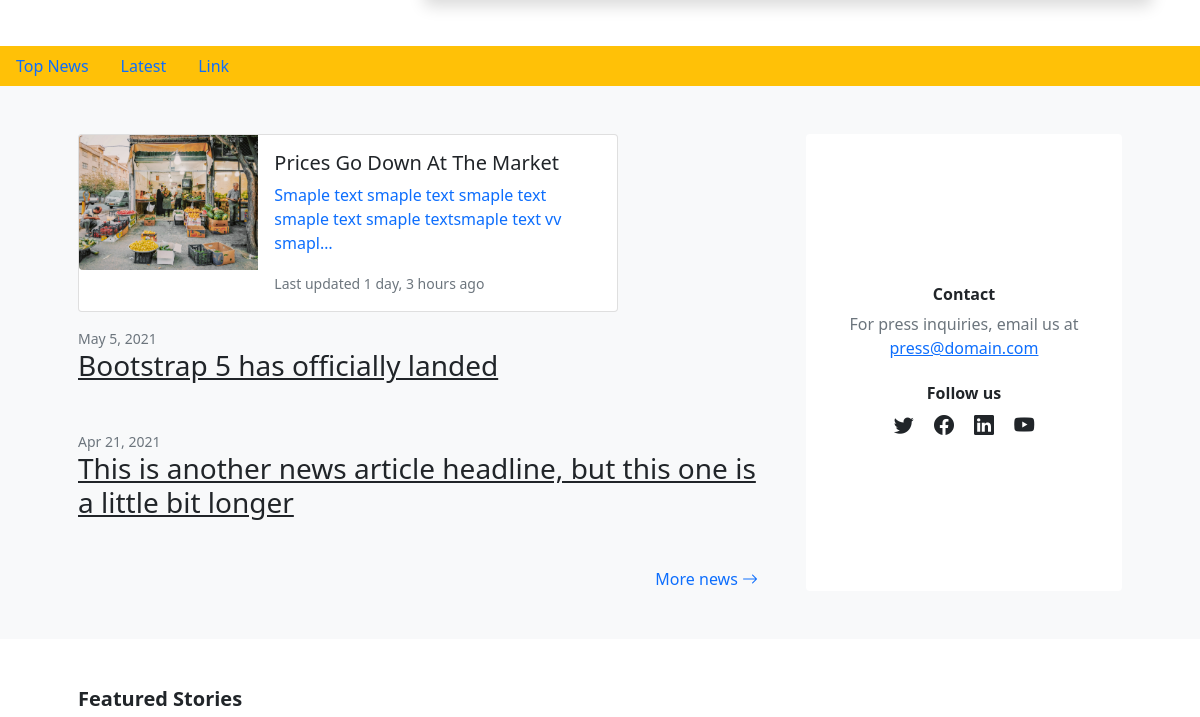
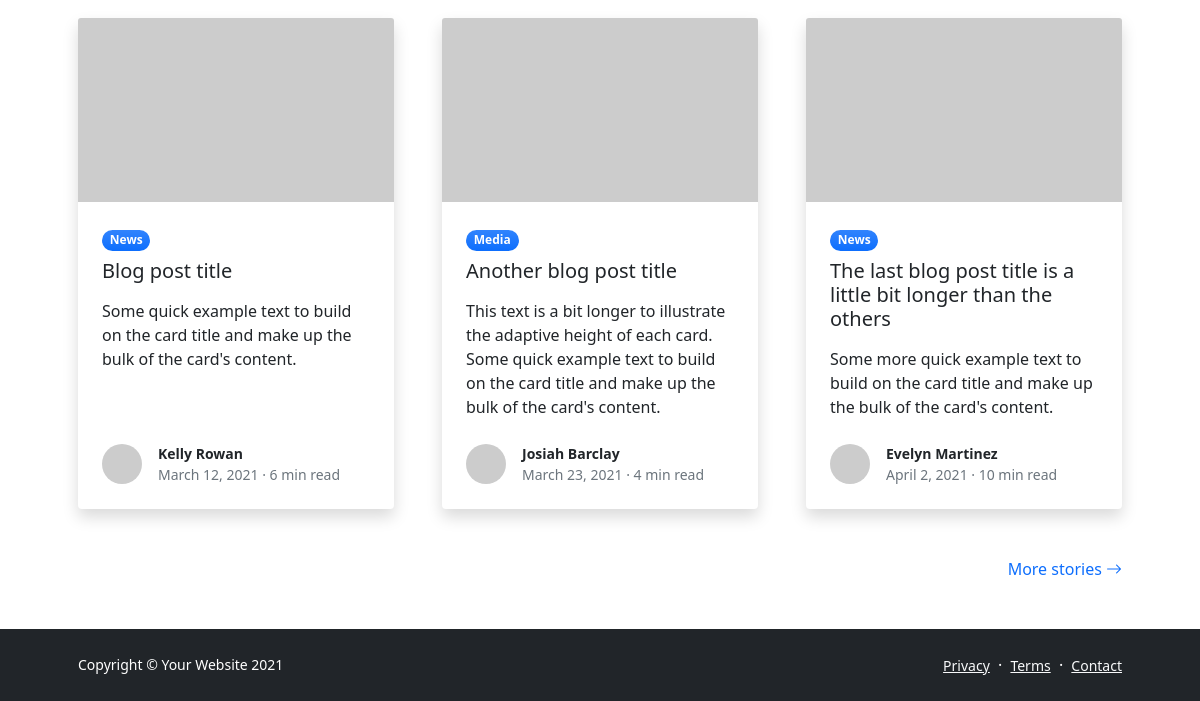
Page /users/source/admin/ (lower part) on the earlier database version (2 pictures, top to bottom).
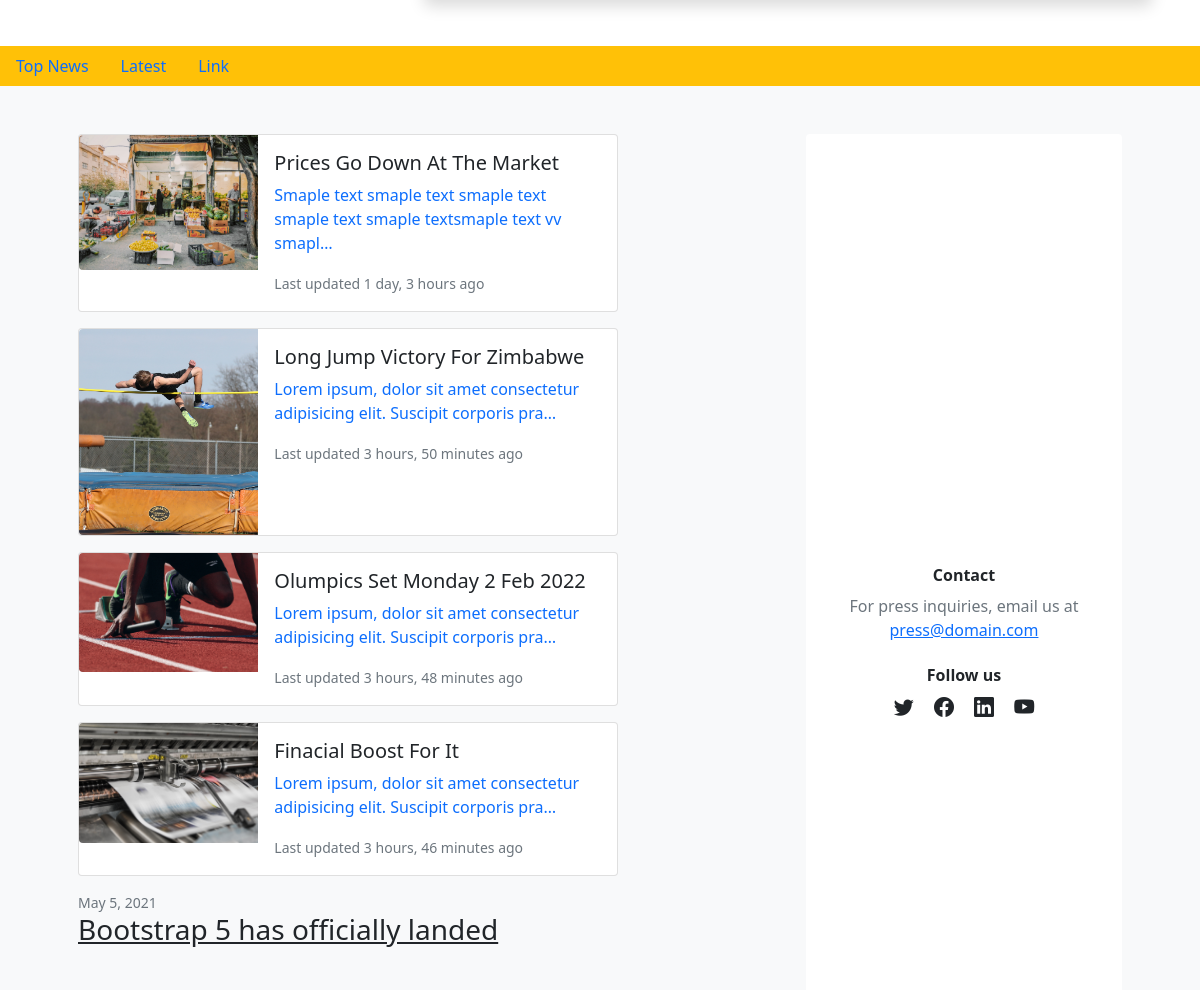
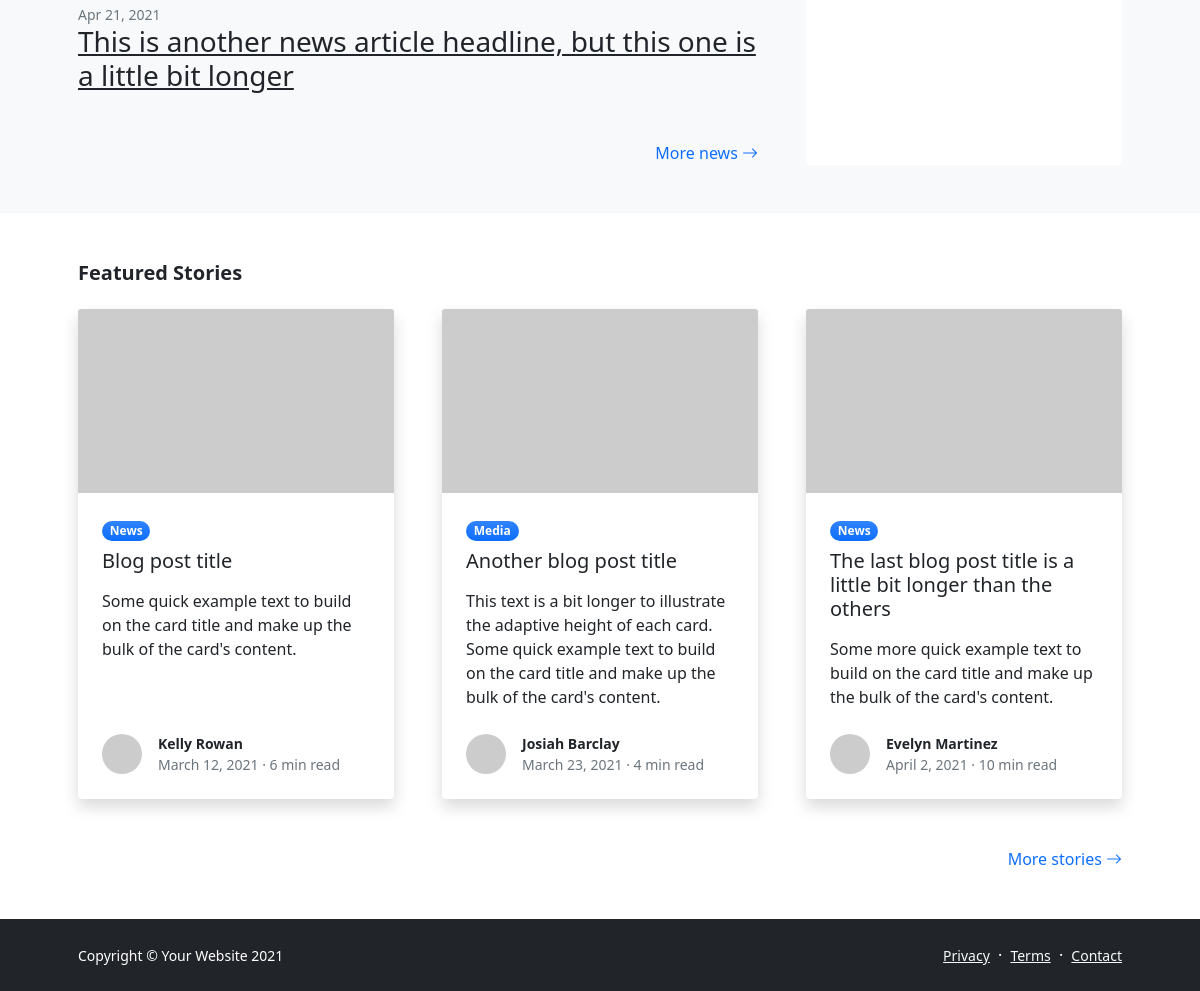
Same page on the later database version (2 pictures, top to bottom).
### articles/models.py (models this page shows, shortened)
class Article(models.Model):
    user = models.ForeignKey(User, related_name='articles', on_delete=models.CASCADE)
    category = models.ForeignKey(Category, related_name='articles', on_delete=models.CASCADE)
    tags = models.ManyToManyField(Tag, related_name='articles',)
    image = models.ImageField(default='article_images/default.png', upload_to='article_images')
    video = models.FileField(blank=True, null=True, upload_to='article_videos')
    slug = models.SlugField(unique=True, null=True)
    title = models.CharField(default="", max_length=50)
    content = models.TextField(default="")
    published = models.DateTimeField(auto_now=True, auto_now_add=False)
    date = models.DateField(auto_now=True, auto_now_add=False)
    featured = models.BooleanField(default=False)
    class Meta:
        verbose_name = _("Article")
        verbose_name_plural = _("Articles")
    def get_absolute_url(self):
        return reverse("stories:article_detail", kwargs={"slug": self.slug})

### users/views.py (the view)
# urls.py: path("source/<slug>/", views.UserDetailView.as_view(), name="user_detail"),
class UserDetailView(DetailView):
    model = Profile
    context_object_name = 'profile'
    template_name = "blog.html"
    def get_context_data(self, **kwargs):
        context = super().get_context_data(**kwargs)
        context["page_title"] = 'blog'
        context["article"] = Article.objects.select_related('user').filter(featured=True).first()
        return context

### articles/models.py (called while the page is built)
    def get_absolute_url(self):
        return reverse("stories:category_detail", kwargs={"slug": self.slug})

### home/custom_context_processor.py (called while the page is built)
def engine(request):
    return {
       "site_name": 'v-news',
       'categories': Category.objects.all()
    }

### users/templates/blog.html (shortened to what this page needs)
{% extends 'base.html' %}
{% block content %}
<section class="py-5">
</section>
{% include 'partials/tab.html' %}
<section class="py-5 bg-light">
    <div class="container px-5">
        <div class="row gx-5">
            <div class="col-xl-8">
                {% for a in profile.user.articles.all %}
                <a href="{{ a.get_absolute_url }}" style="text-decoration: none;">
                    <div class="card mb-3" style="max-width: 540px;">
                        <div class="row g-0">
                            <div class="col-md-4">
                                <img src="{{ a.image.url }}" class="img-fluid rounded-start" alt="...">
                            </div>
                            <div class="col-md-8">
                                <div class="card-body">
                                    <h5 class="card-title text-dark">{{ a.title|title }}</h5>
                                    <p class="card-text">{{ a.content|capfirst|truncatechars:80 }}</p>
                                    <p class="card-text"><small class="text-muted">Last updated {{ a.published|timesince }} ago</small></p>
                                </div>
                            </div>
                        </div>
                    </div>
                </a>
                {% endfor %}
                <div class="mb-5">
                    <div class="small text-muted">May 5, 2021</div>
                    <a class="link-dark" href="#!">
                        <h3>Bootstrap 5 has officially landed</h3>
                    </a>
                </div>
                <div class="mb-5">
                    <div class="small text-muted">Apr 21, 2021</div>
                    <a class="link-dark" href="#!">
                        <h3>This is another news article headline, but this one is a little bit longer</h3>
                    </a>
                </div>
                <div class="text-end mb-5 mb-xl-0">
                    <a class="text-decoration-none" href="#!">
                        More news
                        <i class="bi bi-arrow-right"></i>
                    </a>
                </div>
            </div>
            <div class="col-xl-4">
                <div class="card border-0 h-100">
                    <div class="card-body p-4">
                        <div class="d-flex h-100 align-items-center justify-content-center">
                            <div class="text-center">
                                <div class="h6 fw-bolder">Contact</div>
                                <p class="text-muted mb-4">
                                    For press inquiries, email us at
                                    <br />
                                    <a href="#!">press@domain.com</a>
                                </p>
                                <div class="h6 fw-bolder">Follow us</div>
                                <a class="fs-5 px-2 link-dark" href="#!"><i class="bi-twitter"></i></a>
                                <a class="fs-5 px-2 link-dark" href="#!"><i class="bi-facebook"></i></a>
                                <a class="fs-5 px-2 link-dark" href="#!"><i class="bi-linkedin"></i></a>
                                <a class="fs-5 px-2 link-dark" href="#!"><i class="bi-youtube"></i></a>
                            </div>
                        </div>
                    </div>
                </div>
            </div>
        </div>
    </div>
</section>
<section class="py-5">
    <div class="container px-5">
        <h2 class="fw-bolder fs-5 mb-4">Featured Stories</h2>
        <div class="row gx-5">
            <div class="col-lg-4 mb-5">
                <div class="card h-100 shadow border-0">
                    <img class="card-img-top" src="https://dummyimage.com/600x350/ced4da/6c757d" alt="..." />
                    <div class="card-body p-4">
                        <div class="badge bg-primary bg-gradient rounded-pill mb-2">News</div>
                        <a class="text-decoration-none link-dark stretched-link" href="#!">
                            <div class="h5 card-title mb-3">Blog post title</div>
                        </a>
                        <p class="card-text mb-0">Some quick example text to build on the card title and make up the bulk of the card's content.</p>
                    </div>
                    <div class="card-footer p-4 pt-0 bg-transparent border-top-0">
                        <div class="d-flex align-items-end justify-content-between">
                            <div class="d-flex align-items-center">
                                <img class="rounded-circle me-3" src="https://dummyimage.com/40x40/ced4da/6c757d" alt="..." />
                                <div class="small">
                                    <div class="fw-bold">Kelly Rowan</div>
                                    <div class="text-muted">March 12, 2021 &middot; 6 min read</div>
                                </div>
                            </div>
                        </div>
                    </div>
                </div>
            </div>
            <div class="col-lg-4 mb-5">
                <div class="card h-100 shadow border-0">
                    <img class="card-img-top" src="https://dummyimage.com/600x350/adb5bd/495057" alt="..." />
                    <div class="card-body p-4">
                        <div class="badge bg-primary bg-gradient rounded-pill mb-2">Media</div>
                        <a class="text-decoration-none link-dark stretched-link" href="#!">
                            <div class="h5 card-title mb-3">Another blog post title</div>
                        </a>
                        <p class="card-text mb-0">This text is a bit longer to illustrate the adaptive height of each card. Some quick example text to build on the card title and make up the bulk of the card's content.</p>
                    </div>
                    <div class="card-footer p-4 pt-0 bg-transparent border-top-0">
                        <div class="d-flex align-items-end justify-content-between">
                            <div class="d-flex align-items-center">
                                <img class="rounded-circle me-3" src="https://dummyimage.com/40x40/ced4da/6c757d" alt="..." />
                                <div class="small">
                                    <div class="fw-bold">Josiah Barclay</div>
                                    <div class="text-muted">March 23, 2021 &middot; 4 min read</div>
                                </div>
                            </div>
                        </div>
                    </div>
                </div>
            </div>
            <div class="col-lg-4 mb-5">
                <div class="card h-100 shadow border-0">
                    <img class="card-img-top" src="https://dummyimage.com/600x350/6c757d/343a40" alt="..." />
                    <div class="card-body p-4">
                        <div class="badge bg-primary bg-gradient rounded-pill mb-2">News</div>
                        <a class="text-decoration-none link-dark stretched-link" href="#!">
                            <div class="h5 card-title mb-3">The last blog post title is a little bit longer than the others</div>
                        </a>
                        <p class="card-text mb-0">Some more quick example text to build on the card title and make up the bulk of the card's content.</p>
                    </div>
                    <div class="card-footer p-4 pt-0 bg-transparent border-top-0">
                        <div class="d-flex align-items-end justify-content-between">
                            <div class="d-flex align-items-center">
                                <img class="rounded-circle me-3" src="https://dummyimage.com/40x40/ced4da/6c757d" alt="..." />
                                <div class="small">
                                    <div class="fw-bold">Evelyn Martinez</div>
                                    <div class="text-muted">April 2, 2021 &middot; 10 min read</div>
                                </div>
                            </div>
                        </div>
                    </div>
                </div>
            </div>
        </div>
        <div class="text-end mb-5 mb-xl-0">
            <a class="text-decoration-none" href="#!">
                More stories
                <i class="bi bi-arrow-right"></i>
            </a>
        </div>
    </div>
</section>
{% endblock content %}

### templates/base.html (shortened to what this page needs)
{% load static %}
<!DOCTYPE html>
<html lang="en">
<head>
    <link href="https://cdnjs.cloudflare.com/ajax/libs/font-awesome/5.13.0/css/all.min.css" rel="stylesheet">
    <link href="https://cdn.jsdelivr.net/npm/bootstrap-icons@1.5.0/font/bootstrap-icons.css" rel="stylesheet" />
    <link href=" https://cdn.jsdelivr.net/npm/bootstrap@5.0.2/dist/css/bootstrap.min.css " rel="stylesheet ">
</head>
<body class="d-flex flex-column h-100">
    <main class="flex-shrink-0">
        {% block content %} {% endblock content %}
    </main>
    {% include 'partials/footer.html' %}
</body>
</html>

### templates/partials/tab.html (shortened to what this page needs)
<ul class="nav sticky-top bg-warning">
    <li class="nav-item">
        <a class="nav-link active" aria-current="page" href="#">Top News</a>
    </li>
    <li class="nav-item">
        <a class="nav-link" href="#">Latest</a>
    </li>
    <li class="nav-item">
        <a class="nav-link" href="#">Link</a>
    </li>
    <ul class="nav-item">
    </ul>
</ul>

### templates/partials/footer.html
<footer class="bg-dark py-4 mt-auto">
    <div class="container px-5">
        <div class="row align-items-center justify-content-between flex-column flex-sm-row">
            <div class="col-auto">
                <div class="small m-0 text-white">Copyright &copy; Your Website 2021</div>
            </div>
            <div class="col-auto">
                <a class="link-light small" href="#!">Privacy</a>
                <span class="text-white mx-1">&middot;</span>
                <a class="link-light small" href="#!">Terms</a>
                <span class="text-white mx-1">&middot;</span>
                <a class="link-light small" href="#!">Contact</a>
            </div>
        </div>
    </div>
</footer>

Differences in the rows shown:
added Article: image (picture), title "Long Jump Victory For Zimbabwe", content "Lorem ipsum, dolor sit amet consectetur adipisicing elit. Suscipit corporis pra…", published "3 hours, 50 minutes"
added Article: image (picture), title "Olumpics Set Monday 2 Feb 2022", content "Lorem ipsum, dolor sit amet consectetur adipisicing elit. Suscipit corporis pra…", published "3 hours, 48 minutes"
added Article: image (picture), title "Finacial Boost For It", content "Lorem ipsum, dolor sit amet consectetur adipisicing elit. Suscipit corporis pra…", published "3 hours, 46 minutes"
